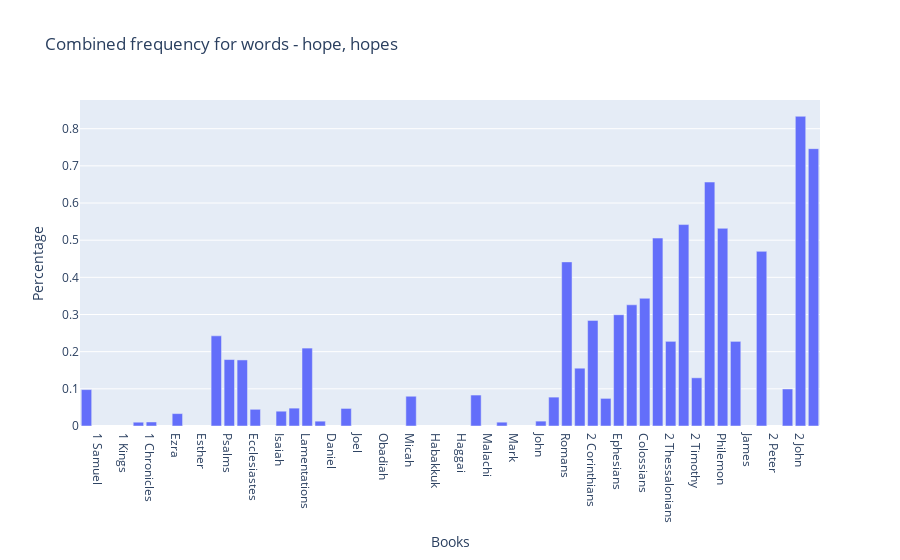
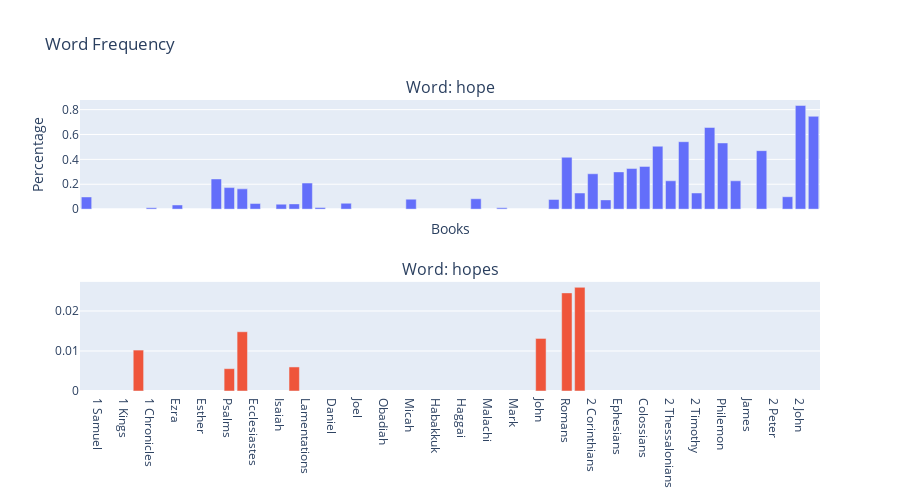

Notebook code cell kept with these figures, in order:
### Code cell
books = bible_books_in_order


#words = [w[0] for w in get_common_words(["Genesis"]).most_common(10)]
words = ["hope","hopes"]
words = [w.lower() for w in words]
words_fig = plot_words(words,filter_books=books,show_percent=True)
#words_fig.show()

# Re-extract data from graph
big_data = words_fig.to_dict()

all_percents = defaultdict(float)
all_counts = defaultdict(int)

# for each word graph add percentages together
for word_graph in big_data["data"]:
    count = list(map(lambda x:x[1],word_graph["customdata"]))
    percents = word_graph["y"]
    books = word_graph["x"]
    for i in range(len(books)):
        all_percents[books[i]] += percents[i]
        all_counts[books[i]] += count[i]

word_books,all_percentages_from_y = zip(*all_percents.items())

print(len(word_books),len(all_percentages_from_y))
bar = go.Bar(x=word_books, y=all_percentages_from_y, hovertemplate=HOVER_TEMPLATE,customdata=list(all_counts.items()))
fig = go.Figure(data=bar)
fig.update_layout(title="Combined frequency for words - "+ (", ".join(words)), showlegend=False,
        yaxis_title="Percentage",
        xaxis_title="Books",)
fig.update_xaxes(categoryorder="array", categoryarray=bible_books_in_order)
fig.show()

if len(words)>1:
    words_fig.show()

### Figure 1 — Plotly figure (JSON) as saved in the notebook; plotly's stock layout.template omitted (floating-point values rounded to 4 significant figures)
{"data": [{"customdata": [["Ruth", 1], ["1 Chronicles", 1], ["Ezra", 1], ["Job", 18], ["Psalms", 32], ["Proverbs", 12], ["Ecclesiastes", 1], ["Isaiah", 6], ["Jeremiah", 8], ["Lamentations", 3], ["Ezekiel", 2], ["Hosea", 1], ["Micah", 1], ["Zechariah", 2], ["Matthew", 1], ["Acts", 8], ["Romans", 18], ["1 Corinthians", 6], ["2 Corinthians", 7], ["Galatians", 1], ["Ephesians", 4], ["Philippians", 3], ["Colossians", 3], ["1 Thessalonians", 4], ["2 Thessalonians", 1], ["1 Timothy", 6], ["2 Timothy", 1], ["Titus", 3], ["Philemon", 1], ["Hebrews", 7], ["1 Peter", 5], ["1 John", 1], ["2 John", 1], ["3 John", 1], ["2 Kings", 1], ["John", 1]], "hovertemplate": "Book: %{customdata[0]}<br>Word Count: %{customdata[1]}<br>Percentage: %{y}%", "type": "bar", "x": ["Ruth", "1 Chronicles", "Ezra", "Job", "Psalms", "Proverbs", "Ecclesiastes", "Isaiah", "Jeremiah", "Lamentations", "Ezekiel", "Hosea", "Micah", "Zechariah", "Matthew", "Acts", "Romans", "1 Corinthians", "2 Corinthians", "Galatians", "Ephesians", "Philippians", "Colossians", "1 Thessalonians", "2 Thessalonians", "1 Timothy", "2 Timothy", "Titus", "Philemon", "Hebrews", "1 Peter", "1 John", "2 John", "3 John", "2 Kings", "John"], "y": [0.09794, 0.01085, 0.03338, 0.2426, 0.1788, 0.1778, 0.04492, 0.03982, 0.0481, 0.2096, 0.013, 0.04728, 0.08006, 0.0833, 0.01028, 0.07772, 0.4416, 0.1555, 0.2842, 0.07429, 0.2994, 0.3261, 0.3436, 0.5057, 0.2278, 0.542, 0.1297, 0.6565, 0.5319, 0.2277, 0.4699, 0.0996, 0.8333, 0.7463, 0.01024, 0.01314]}], "layout": {"showlegend": false, "title": {"text": "Combined frequency for words - hope, hopes"}, "xaxis": {"categoryarray": ["Genesis", "Exodus", "Leviticus", "Numbers", "Deuteronomy", "Joshua", "Judges", "Ruth", "1 Samuel", "2 Samuel", "1 Kings", "2 Kings", "1 Chronicles", "2 Chronicles", "Ezra", "Nehemiah", "Esther", "Job", "Psalms", "Proverbs", "Ecclesiastes", "Song of Solomon", "Isaiah", "Jeremiah", "Lamentations", "Ezekiel", "Daniel", "Hosea", "Joel", "Amos", "Obadiah", "Jonah", "Micah", "Nahum", "Habakkuk", "Zephaniah", "Haggai", "Zechariah", "Malachi", "Matthew", "Mark", "Luke", "John", "Acts", "Romans", "1 Corinthians", "2 Corinthians", "Galatians", "Ephesians", "Philippians", "Colossians", "1 Thessalonians", "2 Thessalonians", "1 Timothy", "2 Timothy", "Titus", "Philemon", "Hebrews", "James", "1 Peter", "2 Peter", "1 John", "2 John", "3 John", "Jude", "Revelation"], "categoryorder": "array", "title": {"text": "Books"}}, "yaxis": {"title": {"text": "Percentage"}}}}

### Figure 2 — Plotly figure (JSON) as saved in the notebook; plotly's stock layout.template omitted (floating-point values rounded to 4 significant figures)
{"data": [{"customdata": [["Ruth", 1], ["1 Chronicles", 1], ["Ezra", 1], ["Job", 18], ["Psalms", 31], ["Proverbs", 11], ["Ecclesiastes", 1], ["Isaiah", 6], ["Jeremiah", 7], ["Lamentations", 3], ["Ezekiel", 2], ["Hosea", 1], ["Micah", 1], ["Zechariah", 2], ["Matthew", 1], ["Acts", 8], ["Romans", 17], ["1 Corinthians", 5], ["2 Corinthians", 7], ["Galatians", 1], ["Ephesians", 4], ["Philippians", 3], ["Colossians", 3], ["1 Thessalonians", 4], ["2 Thessalonians", 1], ["1 Timothy", 6], ["2 Timothy", 1], ["Titus", 3], ["Philemon", 1], ["Hebrews", 7], ["1 Peter", 5], ["1 John", 1], ["2 John", 1], ["3 John", 1]], "hovertemplate": "Book: %{customdata[0]}<br>Word Count: %{customdata[1]}<br>Percentage: %{y}%", "type": "bar", "x": ["Ruth", "1 Chronicles", "Ezra", "Job", "Psalms", "Proverbs", "Ecclesiastes", "Isaiah", "Jeremiah", "Lamentations", "Ezekiel", "Hosea", "Micah", "Zechariah", "Matthew", "Acts", "Romans", "1 Corinthians", "2 Corinthians", "Galatians", "Ephesians", "Philippians", "Colossians", "1 Thessalonians", "2 Thessalonians", "1 Timothy", "2 Timothy", "Titus", "Philemon", "Hebrews", "1 Peter", "1 John", "2 John", "3 John"], "xaxis": "x", "y": [0.09794, 0.01085, 0.03338, 0.2426, 0.1732, 0.1629, 0.04492, 0.03982, 0.04209, 0.2096, 0.013, 0.04728, 0.08006, 0.0833, 0.01028, 0.07772, 0.4171, 0.1296, 0.2842, 0.07429, 0.2994, 0.3261, 0.3436, 0.5057, 0.2278, 0.542, 0.1297, 0.6565, 0.5319, 0.2277, 0.4699, 0.0996, 0.8333, 0.7463], "yaxis": "y"}, {"customdata": [["2 Kings", 1], ["Psalms", 1], ["Proverbs", 1], ["Jeremiah", 1], ["John", 1], ["Romans", 1], ["1 Corinthians", 1]], "hovertemplate": "Book: %{customdata[0]}<br>Word Count: %{customdata[1]}<br>Percentage: %{y}%", "type": "bar", "x": ["2 Kings", "Psalms", "Proverbs", "Jeremiah", "John", "Romans", "1 Corinthians"], "xaxis": "x2", "y": [0.01024, 0.005587, 0.01481, 0.006012, 0.01314, 0.02453, 0.02592], "yaxis": "y2"}], "layout": {"annotations": [{"font": {"size": 16}, "showarrow": false, "text": "Word: hope", "x": 0.5, "xanchor": "center", "xref": "paper", "y": 1, "yanchor": "bottom", "yref": "paper"}, {"font": {"size": 16}, "showarrow": false, "text": "Word: hopes", "x": 0.5, "xanchor": "center", "xref": "paper", "y": 0.375, "yanchor": "bottom", "yref": "paper"}], "height": 500, "showlegend": false, "title": {"text": "Word Frequency"}, "xaxis": {"anchor": "y", "categoryarray": ["Genesis", "Exodus", "Leviticus", "Numbers", "Deuteronomy", "Joshua", "Judges", "Ruth", "1 Samuel", "2 Samuel", "1 Kings", "2 Kings", "1 Chronicles", "2 Chronicles", "Ezra", "Nehemiah", "Esther", "Job", "Psalms", "Proverbs", "Ecclesiastes", "Song of Solomon", "Isaiah", "Jeremiah", "Lamentations", "Ezekiel", "Daniel", "Hosea", "Joel", "Amos", "Obadiah", "Jonah", "Micah", "Nahum", "Habakkuk", "Zephaniah", "Haggai", "Zechariah", "Malachi", "Matthew", "Mark", "Luke", "John", "Acts", "Romans", "1 Corinthians", "2 Corinthians", "Galatians", "Ephesians", "Philippians", "Colossians", "1 Thessalonians", "2 Thessalonians", "1 Timothy", "2 Timothy", "Titus", "Philemon", "Hebrews", "James", "1 Peter", "2 Peter", "1 John", "2 John", "3 John", "Jude", "Revelation"], "categoryorder": "array", "domain": [0, 1], "matches": "x2", "showticklabels": false, "title": {"text": "Books"}}, "xaxis2": {"anchor": "y2", "categoryarray": ["Genesis", "Exodus", "Leviticus", "Numbers", "Deuteronomy", "Joshua", "Judges", "Ruth", "1 Samuel", "2 Samuel", "1 Kings", "2 Kings", "1 Chronicles", "2 Chronicles", "Ezra", "Nehemiah", "Esther", "Job", "Psalms", "Proverbs", "Ecclesiastes", "Song of Solomon", "Isaiah", "Jeremiah", "Lamentations", "Ezekiel", "Daniel", "Hosea", "Joel", "Amos", "Obadiah", "Jonah", "Micah", "Nahum", "Habakkuk", "Zephaniah", "Haggai", "Zechariah", "Malachi", "Matthew", "Mark", "Luke", "John", "Acts", "Romans", "1 Corinthians", "2 Corinthians", "Galatians", "Ephesians", "Philippians", "Colossians", "1 Thessalonians", "2 Thessalonians", "1 Timothy", "2 Timothy", "Titus", "Philemon", "Hebrews", "James", "1 Peter", "2 Peter", "1 John", "2 John", "3 John", "Jude", "Revelation"], "categoryorder": "array", "domain": [0, 1]}, "yaxis": {"anchor": "x", "domain": [0.625, 1], "title": {"text": "Percentage"}}, "yaxis2": {"anchor": "x2", "domain": [0, 0.375]}}}
